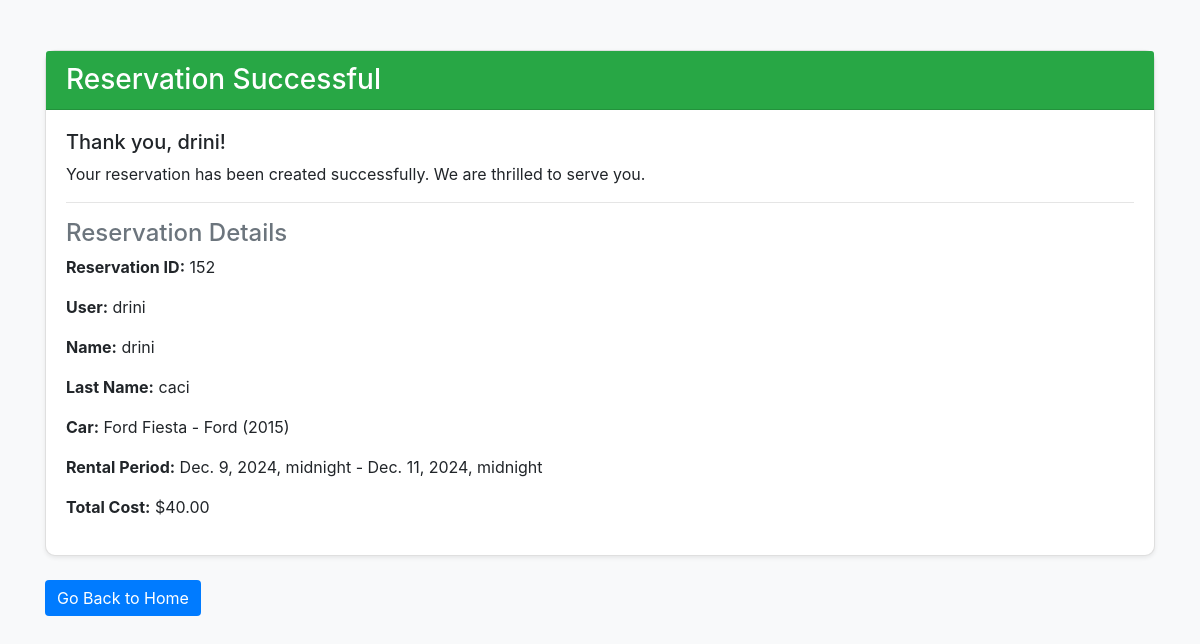
Before: /success/ (signed in) with the older database file.
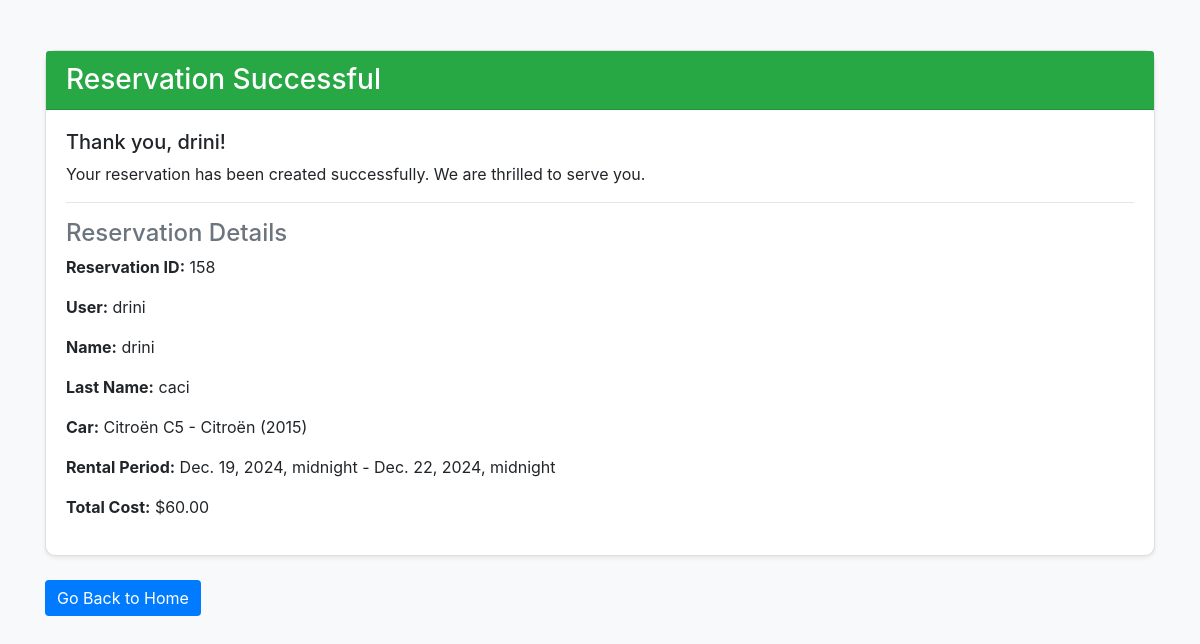
After: the same page with the newer database file.
### qera/models.py (models this page shows, shortened)
class Reservation(models.Model):
    STATUS_CHOICES = [
        ('PENDING', 'Pending'),
        ('CONFIRMED', 'Confirmed'),
        ('CANCELLED', 'Cancelled'),
    ]
    user = models.ForeignKey(User, on_delete=models.CASCADE, null=True, blank=True)
    name = models.CharField(max_length=250, null=True)
    last_name = models.CharField(max_length=250, null=True)
    car = models.ForeignKey(Car, on_delete=models.CASCADE)
    pickup_date = models.DateTimeField()
    return_date = models.DateTimeField()
    status = models.CharField(max_length=10, choices=STATUS_CHOICES, default='PENDING')
    total_cost = models.DecimalField(max_digits=10, decimal_places=2, editable=False)
    email_sent = models.BooleanField(default=False)

class Car(models.Model):
    name = models.CharField(max_length=100)
    brand = models.CharField(max_length=50)
    model = models.CharField(max_length=50)
    year = models.IntegerField()
    winter_rental_price = models.DecimalField(max_digits=10, decimal_places=2)
    summer_rental_price = models.DecimalField(max_digits=10, decimal_places=2, null=True)
    availability_status = models.BooleanField(default=True)  # True means available for rent
    description = models.TextField(null=True)  # For detailed descriptions
    seating_capacity = models.PositiveIntegerField(null=True)
    transmission_type = models.CharField(max_length=50, choices=[('Manual', 'Manual'), ('Automatic', 'Automatic')], null=True)
    fuel_type = models.CharField(max_length=50,
                                 choices=[('Petrol', 'Petrol'), ('Diesel', 'Diesel'), ('Electric', 'Electric')], null=True)
    mileage = models.DecimalField(max_digits=10, decimal_places=2, help_text="Mileage in km/l or equivalent", null=True)
    def __str__(self):
        return f"{self.name} - {self.brand} ({self.year})"

### qera/views.py (the view)
# urls.py: path('success/', views.success, name='success'),
@login_required(login_url='signup')
def success(request):
    try:
        reservation = Reservation.objects.filter(user=request.user).last()
        if reservation:
            if not reservation.email_sent:
                user_email = request.user.email
                username = request.user.get_full_name() or request.user.username
                amount = reservation.total_cost
                email_sent = send_payment_email(user_email, username, amount, reservation.id, reservation.car)
                if email_sent:
                    reservation.email_sent = True
                    reservation.save()
                    messages.success(request, f"Payment confirmation email successfully sent to {user_email}.")
                else:
                    messages.error(request, "Failed to send payment confirmation email.")
            else:
                messages.info(request, "Email confirmation for this reservation has already been sent.")
        else:
            messages.error(request, "No reservations found for this user.")
    except ObjectDoesNotExist:
        messages.error(request, "Reservation not found.")
    return render(request, 'qera/success.html', {'reservation': reservation})

### qera/templates/qera/success.html (shortened to what this page needs)
<!DOCTYPE html>
<html lang="en">
<head>
    <link rel="stylesheet" href="https://stackpath.bootstrapcdn.com/bootstrap/4.5.2/css/bootstrap.min.css">
</head>
<body>
    <div class="container">
        {% if reservation.user == request.user %}
        <div class="card shadow-sm">
            <div class="card-header bg-success text-white">
                <h3 class="mb-0">Reservation Successful</h3>
            </div>
            <div class="card-body">
                <h5>Thank you, {{ user }}!</h5>
                <p>Your reservation has been created successfully. We are thrilled to serve you.</p>
                <hr>
                <h4 class="text-secondary">Reservation Details</h4>
                <p><strong>Reservation ID:</strong> {{ reservation.id }}</p>
                <p><strong>User:</strong> {{ user }}</p>
                <p><strong>Name:</strong> {{ reservation.name }}</p>
                <p><strong>Last Name:</strong> {{ reservation.last_name }}</p>
                <p><strong>Car:</strong> {{ reservation.car }}</p>
                <p><strong>Rental Period:</strong> {{ reservation.pickup_date }} - {{ reservation.return_date }}</p>
                <p><strong>Total Cost:</strong> ${{ reservation.total_cost }}</p>
            </div>
        </div>
        <div class="mt-4">
            <a href="{% url 'qera:home' %}" class="btn btn-primary">Go Back to Home</a>
        </div>
        {% else %}
        <div class="alert alert-danger">
            <strong>Error:</strong> You are not authorized to view this reservation.
        </div>
        {% endif %}
    </div>
</body>
</html>

Changed rows visible on the page:
no longer on this page (row unchanged): Reservation: id "152", name "drini", last_name "caci", car "Ford Fiesta - Ford (2015)", pickup_date "Dec. 9, 2024, midnight", return_date "Dec. 11, 2024, midnight", total_cost "40.00"
added Reservation: id "158", name "drini", last_name "caci", car "Citroën C5 - Citroën (2015)", pickup_date "Dec. 19, 2024, midnight", return_date "Dec. 22, 2024, midnight", total_cost "60.00"
